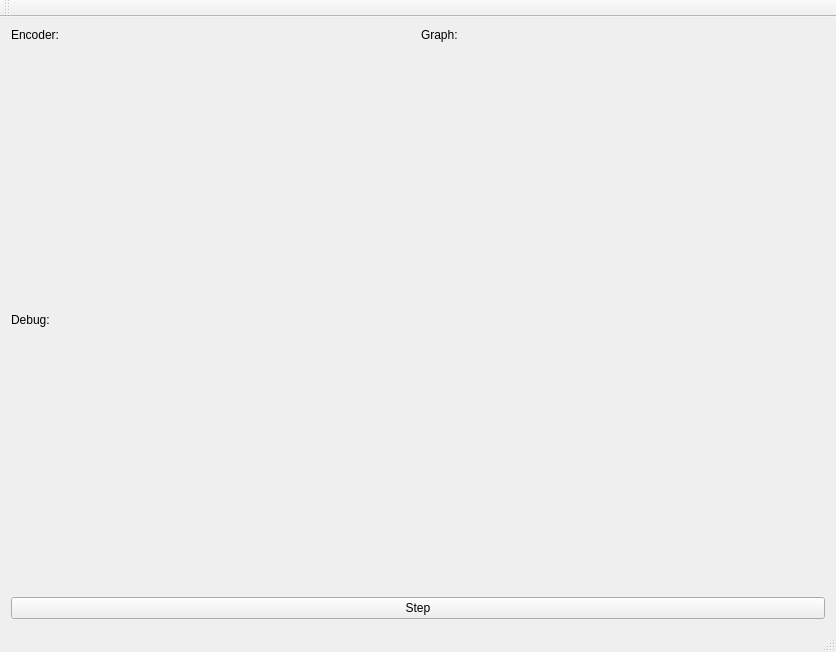
<?xml version="1.0" encoding="UTF-8"?>
<ui version="4.0">
 <class>FDKMainWindow</class>
 <widget class="QMainWindow" name="FDKMainWindow">
  <property name="geometry">
   <rect>
    <x>0</x>
    <y>0</y>
    <width>836</width>
    <height>652</height>
   </rect>
  </property>
  <property name="windowTitle">
   <string>FDKMainWindow</string>
  </property>
  <widget class="QWidget" name="centralWidget">
   <layout class="QVBoxLayout" name="verticalLayout">
    <item>
     <layout class="QGridLayout" name="gridLayout">
      <item row="0" column="0">
       <widget class="QLabel" name="label">
        <property name="sizePolicy">
         <sizepolicy hsizetype="Preferred" vsizetype="Minimum">
          <horstretch>0</horstretch>
          <verstretch>0</verstretch>
         </sizepolicy>
        </property>
        <property name="text">
         <string>Encoder:</string>
        </property>
       </widget>
      </item>
      <item row="1" column="0">
       <widget class="SensorWidget" name="regionOutputWidget" native="true">
        <property name="sizePolicy">
         <sizepolicy hsizetype="Preferred" vsizetype="Preferred">
          <horstretch>0</horstretch>
          <verstretch>1</verstretch>
         </sizepolicy>
        </property>
       </widget>
      </item>
      <item row="3" column="0">
       <widget class="SensorWidget" name="debugSensor" native="true">
        <property name="sizePolicy">
         <sizepolicy hsizetype="Preferred" vsizetype="Preferred">
          <horstretch>0</horstretch>
          <verstretch>1</verstretch>
         </sizepolicy>
        </property>
       </widget>
      </item>
      <item row="1" column="1">
       <widget class="GraphWidget" name="synapseDynamicsGraph" native="true">
        <property name="sizePolicy">
         <sizepolicy hsizetype="Preferred" vsizetype="Preferred">
          <horstretch>0</horstretch>
          <verstretch>1</verstretch>
         </sizepolicy>
        </property>
       </widget>
      </item>
      <item row="2" column="0">
       <widget class="QLabel" name="label_2">
        <property name="text">
         <string>Debug:</string>
        </property>
       </widget>
      </item>
      <item row="0" column="1">
       <widget class="QLabel" name="label_3">
        <property name="sizePolicy">
         <sizepolicy hsizetype="Preferred" vsizetype="Minimum">
          <horstretch>0</horstretch>
          <verstretch>0</verstretch>
         </sizepolicy>
        </property>
        <property name="text">
         <string>Graph:</string>
        </property>
       </widget>
      </item>
     </layout>
    </item>
    <item>
     <widget class="QPushButton" name="stepButton">
      <property name="text">
       <string>Step</string>
      </property>
     </widget>
    </item>
   </layout>
  </widget>
  <widget class="QMenuBar" name="menuBar">
   <property name="geometry">
    <rect>
     <x>0</x>
     <y>0</y>
     <width>836</width>
     <height>22</height>
    </rect>
   </property>
  </widget>
  <widget class="QToolBar" name="mainToolBar">
   <attribute name="toolBarArea">
    <enum>TopToolBarArea</enum>
   </attribute>
   <attribute name="toolBarBreak">
    <bool>false</bool>
   </attribute>
  </widget>
  <widget class="QStatusBar" name="statusBar"/>
 </widget>
 <layoutdefault spacing="6" margin="11"/>
 <customwidgets>
  <customwidget>
   <class>SensorWidget</class>
   <extends>QWidget</extends>
   <header>sensorwidget.h</header>
   <container>1</container>
  </customwidget>
  <customwidget>
   <class>GraphWidget</class>
   <extends>QWidget</extends>
   <header>graphwidget.h</header>
   <container>1</container>
  </customwidget>
 </customwidgets>
 <resources/>
 <connections/>
</ui>
